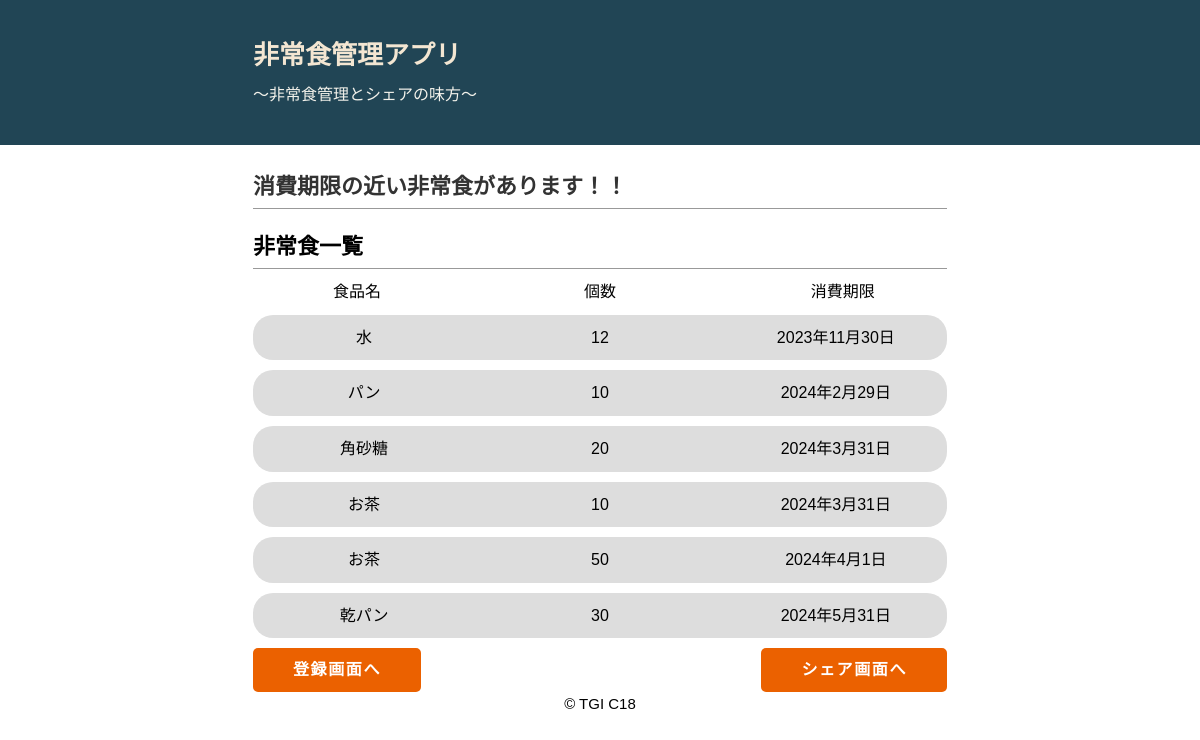
Before: /emfood/ with the older database file.
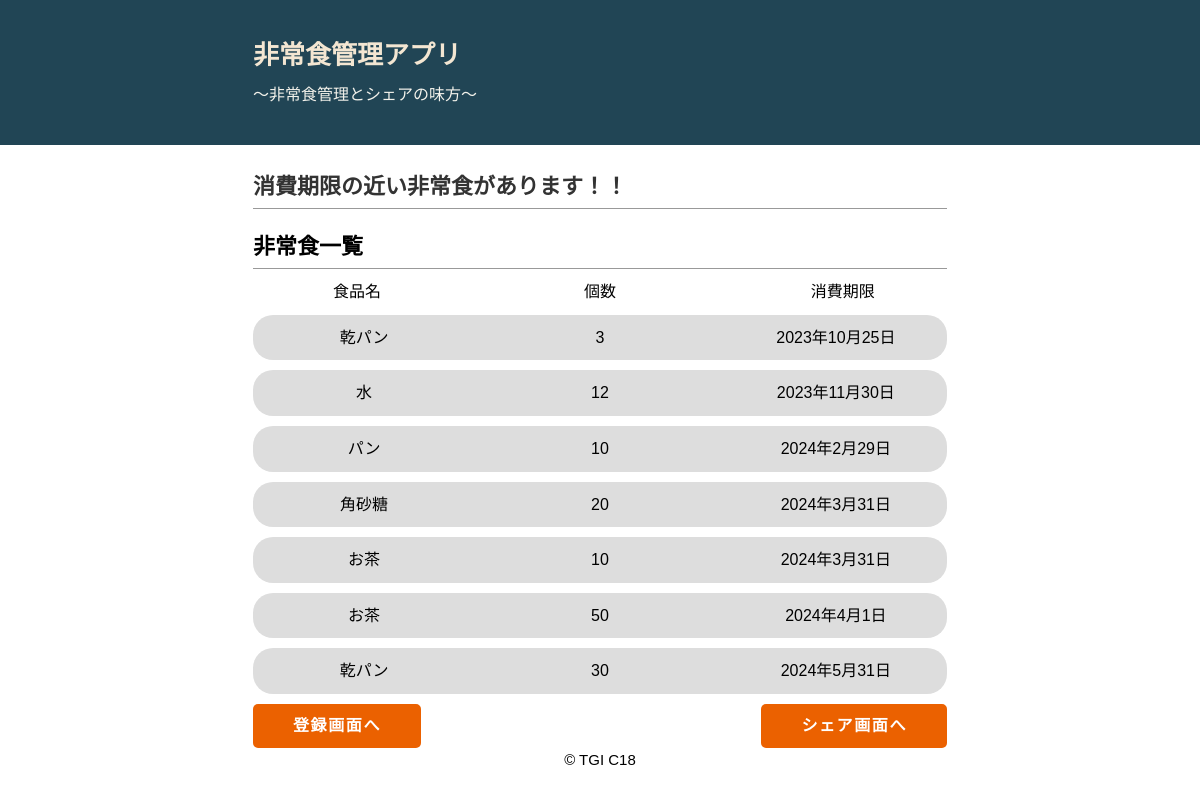
After: the same page with the newer database file.
### emfood/models.py (models this page shows)
class Emfood(models.Model):
    name = models.CharField(max_length=200)
    num = models.IntegerField()
    expire_date = models.DateTimeField(blank=True, null=True)
    user=models.CharField(max_length=10, default="unknown")
    limit_date=models.DateField(blank=True, null=True )
    shere=models.BooleanField(default=False)

### emfood/views.py (the view)
# urls.py: path("", views.index, name="index"),
def index(request):
    foodData = Emfood.objects.all().order_by('limit_date')
    header = ['ID', '非常食名', '保有数', '消費期限']
    my_dict = {
        'title': '保有非常食一覧',
        'header': header,
        'foodData': foodData,
    }
    return render(request, "emfood/index.html", my_dict)

### emfood/templates/emfood/index.html (shortened to what this page needs)
{% load static %}
<link rel="stylesheet" href="{% static 'emfood/style.css' %}">
<!DOCTYPE html>
<html lang="ja">
    <head>
    </head>
    <body>
        <div id="outer">
            <header>
                <div id="header-container">
                    <div id="head-inner">
                        <h1>非常食管理アプリ　</h1>
                        <p class="description">～非常食管理とシェアの味方～</p>
                    </div>
                </div>
            </header>
            <div id="content-wrapper">
                <main>
                    {% if True %}
                    <div id="inner">
                        <h2>消費期限の近い非常食があります！！</h2>
                    </div>
                    {% endif %}
                </main>
                <aside>
                    <h2>非常食一覧</h2>
                    <div class="food-list-head">
                        <div class='food-name'>食品名</div>
                        <div class='food-num'>個数</div>
                        <div class='food-ex'>消費期限</div>
                    </div>
                    {% for food in foodData %}
                    <div class="food-list">
                        <div class='food-name'>{{ food.name }}</div>
                        <div class='food-num'>{{ food.num}}</div>
                        <div class='food-ex'>{{ food.limit_date }}</div>
                    </div>
                    {% endfor %}
                </aside>
                <div class="container">
                    <a href="./register" class="btn btn--orange register-btn">登録画面へ<a>
                    <a href="" class="btn btn--orange share-btn">シェア画面へ</a>
                </div>
            </div>
            <footer>© TGI C18</footer>
        </div>
    </body>
</html>

Changed rows visible on the page:
added Emfood: name "乾パン", num "3", limit_date "2023年10月25日"
